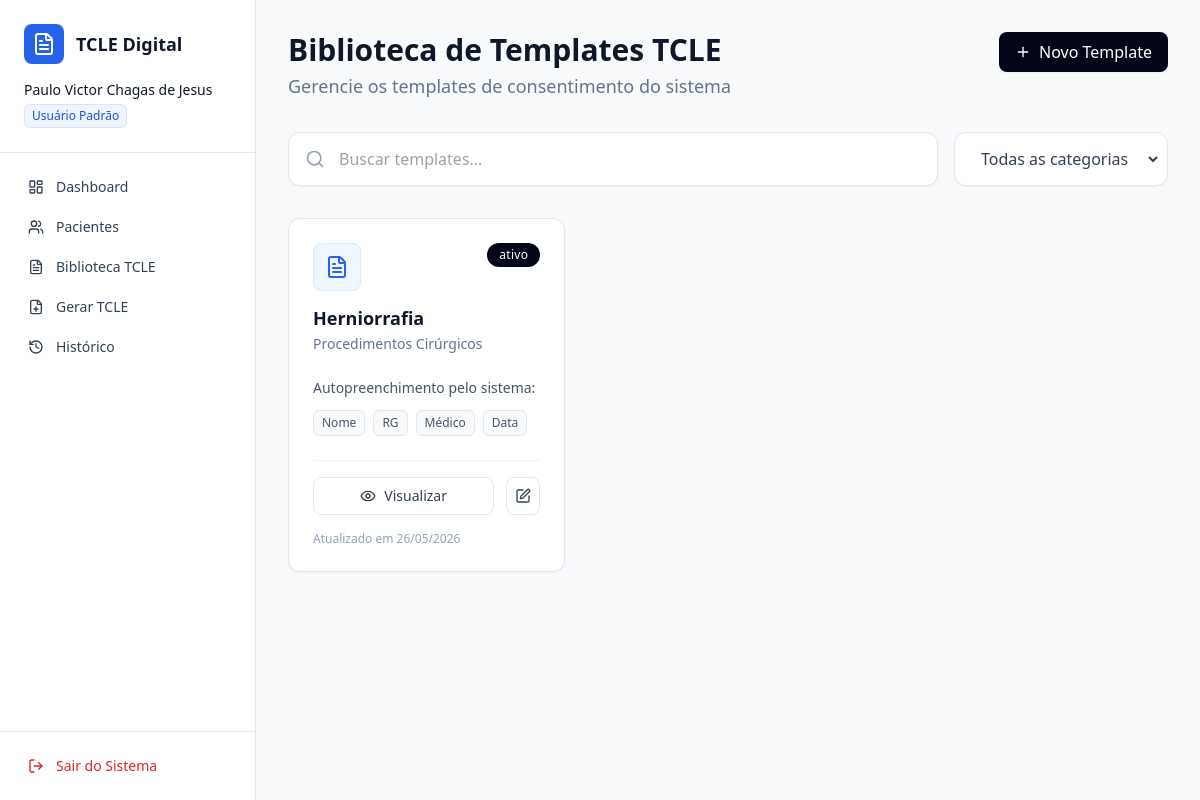
Page /biblioteca/ (signed in) on the committed database.
### usuarios/models.py (models this page shows, shortened)
class Usuario(AbstractUser):
    username = None
    email = models.EmailField('Endereço de E-mail', unique=True)
    nome = models.CharField('Nome Completo', max_length=255)
    OPCOES_DE_PERFIL = (
        ('ADMIN', 'Administrador'),
        ('PADRAO', 'Usuário Padrão'),
    )
    perfil = models.CharField(max_length=10, choices=OPCOES_DE_PERFIL, default='PADRAO')
    profissao = models.CharField(max_length=100, blank=True, null=True)
    USERNAME_FIELD = 'email'
    REQUIRED_FIELDS = ['nome']
    objects = UsuarioManager()

### pacientes/models.py (models this page shows, shortened)
class TemplateTCLE(models.Model):
    CATEGORIAS = (
        ('CIRURGICO', 'Procedimentos Cirúrgicos'),
        ('ANESTESICO', 'Procedimentos Anestésicos'),
        ('EXAME', 'Exames Diagnósticos Invasivos'),
        ('HEMOTERAPIA', 'Hemoterapia'),
        ('ODONTO', 'Procedimentos Odontológicos'),
        ('ALTO_RISCO', 'Terapias de Alto Risco'),
    )
    titulo = models.CharField('Título do Template', max_length=200)
    categoria = models.CharField('Categoria', max_length=20, choices=CATEGORIAS)
    texto_base = models.TextField('Texto do Documento')
    ativo = models.BooleanField(default=True)
    atualizado_em = models.DateTimeField(auto_now=True)
    criado_por = models.ForeignKey(settings.AUTH_USER_MODEL, on_delete=models.SET_NULL, null=True)

### pacientes/views.py (the view, shortened to what this page needs)
# urls.py: path('biblioteca/', pacientes_views.biblioteca_tcle, name='biblioteca'),
@login_required
def biblioteca_tcle(request):
    templates = TemplateTCLE.objects.all().order_by('-atualizado_em')
    return render(request, 'pacientes/biblioteca.html', {'templates': templates})

### pacientes/templates/pacientes/biblioteca.html (shortened to what this page needs)
{% extends 'usuarios/base.html' %}
{% block conteudo %}
<div class="p-8 max-w-7xl mx-auto">
    <div class="flex justify-between items-start mb-8">
        <div>
            <h1 class="text-3xl font-semibold text-slate-900 mb-1">Biblioteca de Templates TCLE</h1>
            <p class="text-slate-500 text-lg">Gerencie os templates de consentimento do sistema</p>
        </div>
        <button onclick="abrirModal('modalNovoTemplate')"
            class="bg-slate-950 text-white px-4 py-2 rounded-lg font-medium flex items-center gap-2 hover:bg-slate-800 transition-colors shadow-sm">
            <i data-lucide="plus" class="w-4 h-4"></i>
            Novo Template
        </button>
    </div>
    <div class="flex gap-4 mb-8">
        <div class="relative flex-1 bg-white border border-slate-200 rounded-xl p-1.5 shadow-sm">
            <i data-lucide="search"
                class="absolute left-4 top-1/2 transform -translate-y-1/2 text-slate-400 w-5 h-5"></i>
            <input type="text" placeholder="Buscar templates..."
                class="w-full bg-transparent border-none pl-11 pr-4 py-2 text-slate-700 focus:outline-none focus:ring-0">
        </div>
        <div class="bg-white border border-slate-200 rounded-xl shadow-sm p-1.5">
            <select
                class="bg-transparent border-none text-slate-700 py-2 px-4 focus:outline-none focus:ring-0 cursor-pointer">
                <option>Todas as categorias</option>
            </select>
        </div>
    </div>
    <div class="grid grid-cols-1 md:grid-cols-2 lg:grid-cols-3 gap-6">
        {% for template in templates %}
        <div
            class="bg-white border border-slate-200 rounded-xl p-6 shadow-sm relative flex flex-col h-full hover:shadow-md transition-shadow">
            <span
                class="absolute top-6 right-6 bg-slate-950 text-white text-xs px-3 py-1 rounded-full font-medium tracking-wide">
                {% if template.ativo %}ativo{% else %}inativo{% endif %}
            </span>
            <div class="bg-blue-50 w-12 h-12 rounded-lg flex items-center justify-center mb-4 border border-blue-100">
                <i data-lucide="file-text" class="w-6 h-6 text-blue-600"></i>
            </div>
            <h3 class="text-lg font-semibold text-slate-900 leading-tight mb-1">{{ template.titulo }}</h3>
            <p class="text-slate-500 text-sm mb-6">{{ template.get_categoria_display }}</p>
            <div class="mt-auto">
                <p class="text-sm text-slate-600 mb-3">Autopreenchimento pelo sistema:</p>
                <div class="flex flex-wrap gap-2 mb-6">
                    <span
                        class="border border-slate-200 text-slate-600 text-xs px-2 py-1 rounded-md bg-slate-50">Nome</span>
                    <span
                        class="border border-slate-200 text-slate-600 text-xs px-2 py-1 rounded-md bg-slate-50">RG</span>
                    <span
                        class="border border-slate-200 text-slate-600 text-xs px-2 py-1 rounded-md bg-slate-50">Médico</span>
                    <span
                        class="border border-slate-200 text-slate-600 text-xs px-2 py-1 rounded-md bg-slate-50">Data</span>
                </div>
                <div class="flex gap-3 pt-4 border-t border-slate-100">
                    <button data-titulo="{{ template.titulo }}" data-categoria="{{ template.get_categoria_display }}"
                        data-texto="{{ template.texto_base }}" onclick="abrirModalVisualizarTemplate(this)"
                        class="flex-1 border border-slate-200 text-slate-700 py-2 rounded-lg font-medium text-sm flex justify-center items-center gap-2 hover:bg-slate-50 transition-colors">
                        <i data-lucide="eye" class="w-4 h-4"></i> Visualizar
                    </button>
                    <button data-id="{{ template.id }}" data-titulo="{{ template.titulo }}"
                        data-categoria="{{ template.categoria }}" data-texto="{{ template.texto_base }}"
                        data-ativo="{{ template.ativo|yesno:'true,false' }}" onclick="abrirModalEditarTemplate(this)"
                        class="border border-slate-200 text-slate-700 p-2 rounded-lg hover:bg-slate-50 transition-colors">
                        <i data-lucide="edit" class="w-4 h-4"></i>
                    </button>
                </div>
                <p class="text-xs text-slate-400 mt-4">Atualizado em {{ template.atualizado_em|date:"d/m/Y" }}</p>
            </div>
        </div>
        {% endfor %}
    </div>
</div>
{% endblock %}

### usuarios/templates/usuarios/base.html (shortened to what this page needs)
<!DOCTYPE html>
<html lang="pt-br">
<head>
    <script src="https://cdn.tailwindcss.com"></script>
</head>
<body class="bg-slate-50 text-slate-900 h-screen flex overflow-hidden">
    <aside class="w-64 bg-white border-r border-slate-200 h-screen flex flex-col">
        <div class="p-6 border-b border-slate-200">
            <div class="flex items-center gap-3 mb-4">
                <div class="bg-blue-600 p-2 rounded-lg">
                    <i data-lucide="file-text" class="w-6 h-6 text-white"></i>
                </div>
                <h2 class="font-semibold text-lg">TCLE Digital</h2>
            </div>
            <div class="space-y-1">
                <p class="text-sm font-medium text-slate-900">{{ request.user.nome }}</p>
                {% if request.user.perfil == 'ADMIN' %}
                <span
                    class="inline-flex items-center rounded-md bg-red-50 px-2 py-1 text-xs font-medium text-red-700 ring-1 ring-inset ring-red-600/10">Administrador</span>
                {% else %}
                <span
                    class="inline-flex items-center rounded-md bg-blue-50 px-2 py-1 text-xs font-medium text-blue-700 ring-1 ring-inset ring-blue-700/10">Usuário
                    Padrão</span>
                {% endif %}
            </div>
        </div>
        <nav class="flex-1 p-4 space-y-1 overflow-y-auto">
            <a href="{% url 'dashboard' %}"
                class="flex items-center w-full px-3 py-2 text-sm font-medium rounded-md hover:bg-slate-50 text-slate-700">
                <i data-lucide="layout-dashboard" class="w-4 h-4 mr-3"></i> Dashboard
            </a>
            <a href="{% url 'pacientes' %}"
                class="flex items-center w-full px-3 py-2 text-sm font-medium rounded-md hover:bg-slate-50 text-slate-700">
                <i data-lucide="users" class="w-4 h-4 mr-3"></i> Pacientes
            </a>
            <a href="{% url 'biblioteca' %}"
                class="flex items-center w-full px-3 py-2 text-sm font-medium rounded-md hover:bg-slate-50 text-slate-700">
                <i data-lucide="file-text" class="w-4 h-4 mr-3"></i> Biblioteca TCLE
            </a>
            <a href="#"
                class="flex items-center w-full px-3 py-2 text-sm font-medium rounded-md hover:bg-slate-50 text-slate-700">
                <i data-lucide="file-plus" class="w-4 h-4 mr-3"></i> Gerar TCLE
            </a>
            <a href="#"
                class="flex items-center w-full px-3 py-2 text-sm font-medium rounded-md hover:bg-slate-50 text-slate-700">
                <i data-lucide="history" class="w-4 h-4 mr-3"></i> Histórico
            </a>
        </nav>
        <div class="p-4 border-t border-slate-200">
            <form action="{% url 'logout' %}" method="post">
                <button type="submit"
                    class="flex items-center w-full px-3 py-2 text-sm font-medium rounded-md text-red-600 hover:bg-red-50 hover:text-red-700">
                    <i data-lucide="log-out" class="w-4 h-4 mr-3"></i> Sair do Sistema
                </button>
            </form>
        </div>
    </aside>
    <main class="flex-1 overflow-y-auto">
        {% block conteudo %}{% endblock %}
    </main>
</body>
</html>

### rows in the picture
Usuario: user.nome "Paulo Victor Chagas de Jesus"
TemplateTCLE: ativo "ativo", titulo "Herniorrafia", categoria "Procedimentos Cirúrgicos", atualizado_em "26/05/2026"
